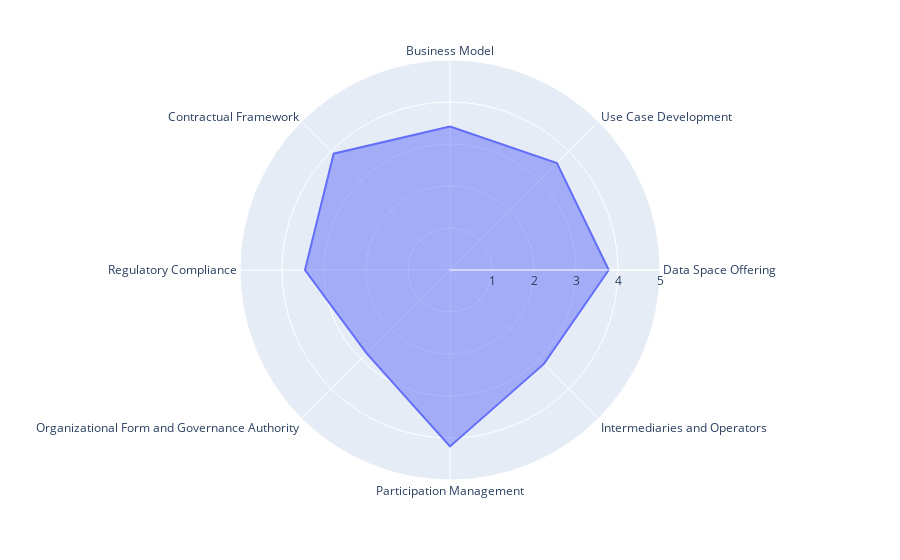
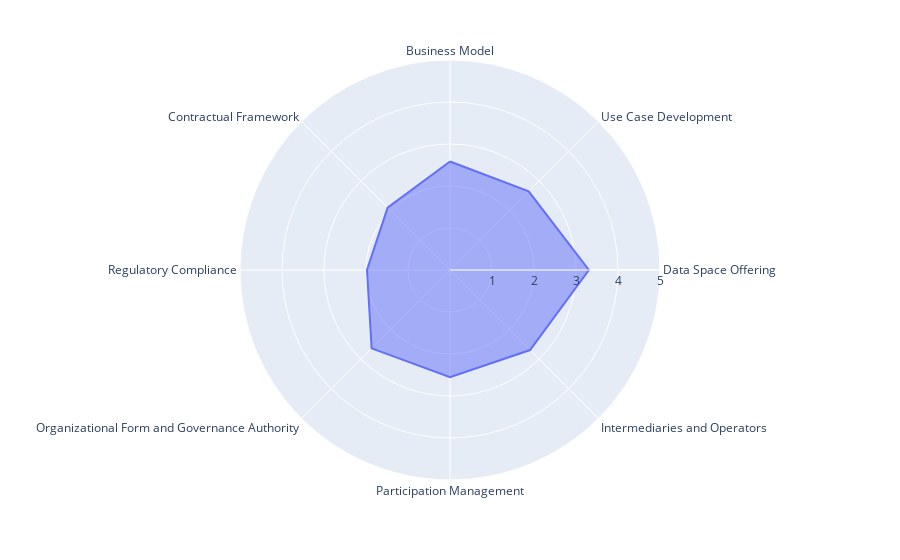

Notebook code for these charts, in order:
### Markdown cell above
# Radar Plots

### Code cell
cx_df = pd.DataFrame(dict(
    cx_r = cx_scores,
    theta=['Business Model', 'Use Case Development', 'Data Space Offering', 'Intermediaries and Operators', 'Participation Management', 'Organizational Form and Governance Authority', 'Regulatory Compliance', 'Contractual Framework']))

ds4sscc_df = pd.DataFrame(dict(
    ds4sscc_r = ds4sscc_scores,
    theta=['Business Model', 'Use Case Development', 'Data Space Offering', 'Intermediaries and Operators', 'Participation Management', 'Organizational Form and Governance Authority', 'Regulatory Compliance', 'Contractual Framework']))



cx_radar = px.line_polar(cx_df, r = 'cx_r', theta = 'theta', line_close = True)
cx_radar.update_traces(fill='toself')
cx_radar.update_polars(
        radialaxis_tickvals = [1,2,3,4,5],
        radialaxis_tickmode = "array",
        radialaxis_range = [0,5]
)
cx_radar.show()

ds4sscc_radar = px.line_polar(ds4sscc_df, r = 'ds4sscc_r', theta = 'theta', line_close = True)
ds4sscc_radar.update_traces(fill='toself')
ds4sscc_radar.update_polars(
        radialaxis_tickvals = [1,2,3,4,5],
        radialaxis_tickmode = "array",
        radialaxis_range = [0,5]
)
ds4sscc_radar.show()

### Figure 1 — Plotly figure (JSON) as saved in the notebook; plotly's stock layout.template omitted (floating-point values rounded to 4 significant figures)
{"data": [{"fill": "toself", "hovertemplate": "cx_r=%{r}<br>theta=%{theta}<extra></extra>", "legendgroup": "", "line": {"color": "#636efa", "dash": "solid"}, "marker": {"symbol": "circle"}, "mode": "lines", "name": "", "r": [3.417, 3.6, 3.78, 3.162, 4.2, 2.806, 3.452, 3.917, 3.417], "showlegend": false, "subplot": "polar", "theta": ["Business Model", "Use Case Development", "Data Space Offering", "Intermediaries and Operators", "Participation Management", "Organizational Form and Governance Authority", "Regulatory Compliance", "Contractual Framework", "Business Model"], "type": "scatterpolar"}], "layout": {"legend": {"tracegroupgap": 0}, "margin": {"t": 60}, "polar": {"angularaxis": {"direction": "clockwise", "rotation": 90}, "domain": {"x": [0, 1], "y": [0, 1]}, "radialaxis": {"range": [0, 5], "tickmode": "array", "tickvals": [1, 2, 3, 4, 5]}}}}

### Figure 2 — Plotly figure (JSON) as saved in the notebook; plotly's stock layout.template omitted (floating-point values rounded to 4 significant figures)
{"data": [{"fill": "toself", "hovertemplate": "ds4sscc_r=%{r}<br>theta=%{theta}<extra></extra>", "legendgroup": "", "line": {"color": "#636efa", "dash": "solid"}, "marker": {"symbol": "circle"}, "mode": "lines", "name": "", "r": [2.583, 2.65, 3.307, 2.695, 2.554, 2.639, 1.976, 2.1, 2.583], "showlegend": false, "subplot": "polar", "theta": ["Business Model", "Use Case Development", "Data Space Offering", "Intermediaries and Operators", "Participation Management", "Organizational Form and Governance Authority", "Regulatory Compliance", "Contractual Framework", "Business Model"], "type": "scatterpolar"}], "layout": {"legend": {"tracegroupgap": 0}, "margin": {"t": 60}, "polar": {"angularaxis": {"direction": "clockwise", "rotation": 90}, "domain": {"x": [0, 1], "y": [0, 1]}, "radialaxis": {"range": [0, 5], "tickmode": "array", "tickvals": [1, 2, 3, 4, 5]}}}}
